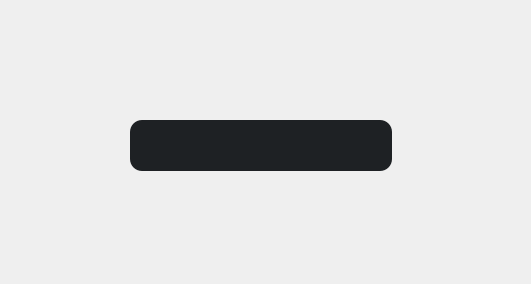
<?xml version="1.0" encoding="UTF-8"?>
<ui version="4.0">
 <class>widgetButtonTop</class>
 <widget class="QWidget" name="widgetButtonTop">
  <property name="geometry">
   <rect>
    <x>0</x>
    <y>0</y>
    <width>531</width>
    <height>284</height>
   </rect>
  </property>
  <property name="windowTitle">
   <string>Form</string>
  </property>
  <property name="styleSheet">
   <string notr="true">QPushButton::hover#start_stop_button
{
background-color: rgb(25, 25, 25);
}</string>
  </property>
  <widget class="QWidget" name="widget" native="true">
   <property name="geometry">
    <rect>
     <x>130</x>
     <y>120</y>
     <width>262</width>
     <height>51</height>
    </rect>
   </property>
   <property name="styleSheet">
    <string notr="true">background-color: rgb(30, 33, 36);                        
border-radius:12%;</string>
   </property>
   <layout class="QHBoxLayout" name="horizontalLayout">
    <item>
     <widget class="QPushButton" name="copuButton">
      <property name="cursor">
       <cursorShape>PointingHandCursor</cursorShape>
      </property>
      <property name="toolTip">
       <string>&lt;!DOCTYPE HTML PUBLIC &quot;-//W3C//DTD HTML 4.0//EN&quot; &quot;http://www.w3.org/TR/REC-html40/strict.dtd&quot;&gt;
&lt;html&gt;&lt;head&gt;&lt;meta name=&quot;qrichtext&quot; content=&quot;1&quot; /&gt;&lt;meta charset=&quot;utf-8&quot; /&gt;&lt;style type=&quot;text/css&quot;&gt;
p, li { white-space: pre-wrap; }
hr { height: 1px; border-width: 0; }
li.unchecked::marker { content: &quot;\2610&quot;; }
li.checked::marker { content: &quot;\2612&quot;; }
&lt;/style&gt;&lt;/head&gt;&lt;body style=&quot; font-family:'Noto Sans'; font-size:10pt; font-weight:400; font-style:normal;&quot;&gt;
&lt;p align=&quot;center&quot; style=&quot; margin-top:12px; margin-bottom:12px; margin-left:0px; margin-right:0px; -qt-block-indent:0; text-indent:0px;&quot;&gt;Copi&lt;/p&gt;&lt;/body&gt;&lt;/html&gt;</string>
      </property>
      <property name="styleSheet">
       <string notr="true"/>
      </property>
      <property name="text">
       <string/>
      </property>
      <property name="icon">
       <iconset>
        <normaloff>icon/copi.svg</normaloff>icon/copi.svg</iconset>
      </property>
      <property name="iconSize">
       <size>
        <width>32</width>
        <height>32</height>
       </size>
      </property>
     </widget>
    </item>
    <item>
     <spacer name="horizontalSpacer">
      <property name="orientation">
       <enum>Qt::Orientation::Horizontal</enum>
      </property>
      <property name="sizeHint" stdset="0">
       <size>
        <width>40</width>
        <height>20</height>
       </size>
      </property>
     </spacer>
    </item>
    <item>
     <widget class="QPushButton" name="translateButton">
      <property name="cursor">
       <cursorShape>PointingHandCursor</cursorShape>
      </property>
      <property name="toolTip">
       <string>&lt;html&gt;&lt;head/&gt;&lt;body&gt;&lt;p align=&quot;center&quot;&gt;Translate&lt;/p&gt;&lt;/body&gt;&lt;/html&gt;</string>
      </property>
      <property name="styleSheet">
       <string notr="true"/>
      </property>
      <property name="text">
       <string/>
      </property>
      <property name="icon">
       <iconset>
        <normaloff>icon/translate.svg</normaloff>icon/translate.svg</iconset>
      </property>
      <property name="iconSize">
       <size>
        <width>32</width>
        <height>32</height>
       </size>
      </property>
     </widget>
    </item>
    <item>
     <spacer name="horizontalSpacer_2">
      <property name="orientation">
       <enum>Qt::Orientation::Horizontal</enum>
      </property>
      <property name="sizeHint" stdset="0">
       <size>
        <width>40</width>
        <height>20</height>
       </size>
      </property>
     </spacer>
    </item>
    <item>
     <widget class="QPushButton" name="gemini">
      <property name="cursor">
       <cursorShape>PointingHandCursor</cursorShape>
      </property>
      <property name="text">
       <string/>
      </property>
      <property name="iconSize">
       <size>
        <width>32</width>
        <height>32</height>
       </size>
      </property>
     </widget>
    </item>
    <item>
     <spacer name="horizontalSpacer_3">
      <property name="orientation">
       <enum>Qt::Orientation::Horizontal</enum>
      </property>
      <property name="sizeHint" stdset="0">
       <size>
        <width>40</width>
        <height>20</height>
       </size>
      </property>
     </spacer>
    </item>
    <item>
     <widget class="QPushButton" name="exitButton">
      <property name="cursor">
       <cursorShape>PointingHandCursor</cursorShape>
      </property>
      <property name="toolTip">
       <string>&lt;html&gt;&lt;head/&gt;&lt;body&gt;&lt;p align=&quot;center&quot;&gt;Exir&lt;/p&gt;&lt;/body&gt;&lt;/html&gt;</string>
      </property>
      <property name="text">
       <string/>
      </property>
      <property name="icon">
       <iconset>
        <normaloff>icon/exit.svg</normaloff>icon/exit.svg</iconset>
      </property>
      <property name="iconSize">
       <size>
        <width>32</width>
        <height>32</height>
       </size>
      </property>
     </widget>
    </item>
   </layout>
  </widget>
 </widget>
 <resources/>
 <connections/>
</ui>
